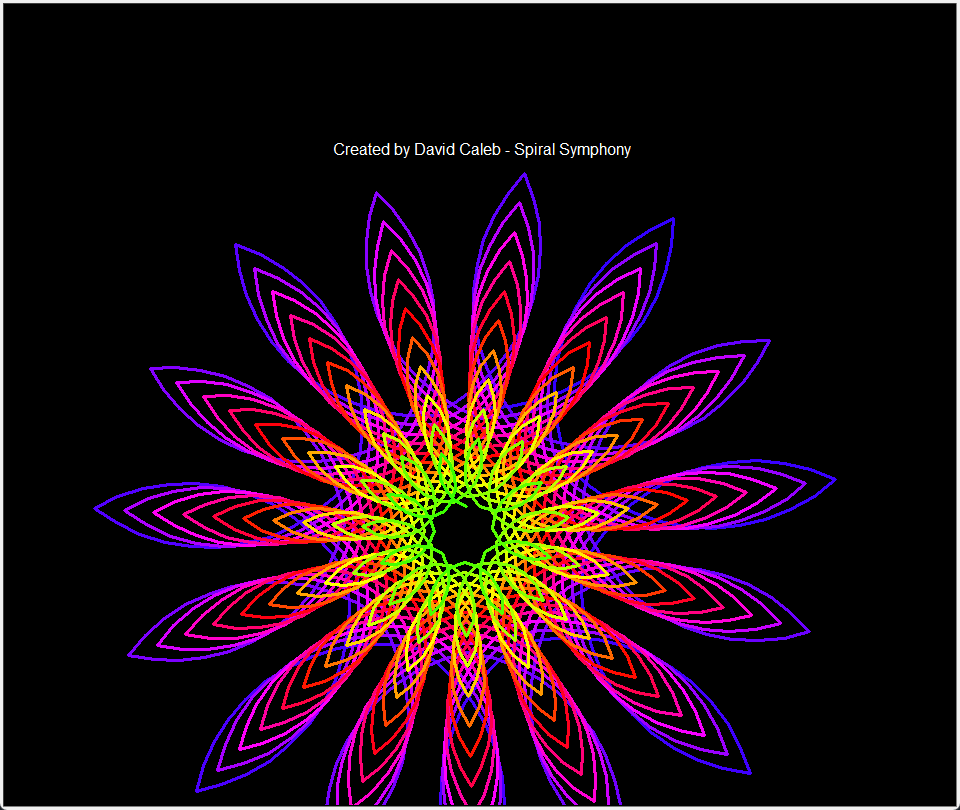

Python code for this plot:
# Import necessary libraries
import turtle
import colorsys
import tkinter as tk
from tkinter import ttk
import datetime
from PIL import ImageGrab
import os

# Turtle Drawing Function with PNG saving
def draw_art(iterations=150, pensize=2.5, color_mode='rainbow', save_image=False):
    # Setup turtle screen
    screen = turtle.Screen()
    screen.title("Spiral Symphony")
    screen.bgcolor('black')
    screen.tracer(3)
    
    # Setup turtle
    artist = turtle.Turtle()
    artist.pensize(pensize)
    artist.speed(0)
    
    h = 0.7
    for i in range(iterations):
        if color_mode == 'rainbow':
            c = colorsys.hsv_to_rgb(h, 1, 1)
        elif color_mode == 'sunset':
            c = colorsys.hsv_to_rgb(h, 0.8, 0.9)
        elif color_mode == 'neon':
            c = colorsys.hsv_to_rgb(h, 1, 0.7)
        else:
            c = (1, 1, 1)

        artist.color(c)
        h += 0.004

        radius = max(190 - i, 20)
        artist.circle(radius, 90)
        artist.left(90)
        artist.left(22)
        artist.circle(radius, 90)
        artist.left(20)

    # Add signature
    artist.penup()
    artist.goto(0, 250)
    artist.pencolor("white")
    artist.write("Created by David Caleb - Spiral Symphony", align="center", font=("Arial", 12, "normal"))
    artist.hideturtle()
    
    # Update screen to ensure all drawing is complete
    screen.update()
    
    if save_image:
        # Get the turtle canvas
        canvas = screen.getcanvas()
        
        # Generate filename
        filename = f"SpiralSymphony.png"
        
        # Save as PNG using ImageGrab
        x0 = canvas.winfo_rootx()
        y0 = canvas.winfo_rooty()
        x1 = x0 + canvas.winfo_width()
        y1 = y0 + canvas.winfo_height()
        
        ImageGrab.grab(bbox=(x0, y0, x1, y1)).save(filename)
        print(f"Image saved as {filename}")
    
    turtle.done()

# GUI with Tkinter
def launch_gui():
    def start_drawing():
        try:
            iterations = int(iterations_var.get())
            pensize = float(pensize_var.get())
            color_mode = color_var.get()
            save_img = save_var.get()

            # Close GUI if requested
            if close_var.get():
                root.after(100, root.destroy)
            
            # Start drawing
            draw_art(iterations, pensize, color_mode, save_img)

        except Exception as e:
            print(f"Error: {e}")

    root = tk.Tk()
    root.title("Spiral Symphony - Controller")
    root.geometry("400x350")
    root.configure(bg="black")

    title = tk.Label(root, text="Spiral Symphony 🎨", bg="black", fg="white", font=("Arial", 16, "bold"))
    title.pack(pady=10)

    iterations_var = tk.StringVar(value="150")
    pensize_var = tk.StringVar(value="2.5")
    color_var = tk.StringVar(value="rainbow")
    save_var = tk.BooleanVar(value=True)
    close_var = tk.BooleanVar(value=False)

    frame = tk.Frame(root, bg="black")
    frame.pack(pady=10)

    tk.Label(frame, text="Iterations:", bg="black", fg="white").grid(row=0, column=0, sticky="w")
    tk.Entry(frame, textvariable=iterations_var, width=10).grid(row=0, column=1)

    tk.Label(frame, text="Pen Size:", bg="black", fg="white").grid(row=1, column=0, sticky="w")
    tk.Entry(frame, textvariable=pensize_var, width=10).grid(row=1, column=1)

    tk.Label(frame, text="Color Mode:", bg="black", fg="white").grid(row=2, column=0, sticky="w")
    ttk.Combobox(frame, textvariable=color_var, values=["rainbow", "sunset", "neon"], width=8).grid(row=2, column=1)

    tk.Checkbutton(frame, text="Save as PNG", variable=save_var, bg="black", fg="white", selectcolor="black").grid(row=3, column=0, columnspan=2, sticky="w")
    tk.Checkbutton(frame, text="Close GUI after start", variable=close_var, bg="black", fg="white", selectcolor="black").grid(row=4, column=0, columnspan=2, sticky="w")

    btn_frame = tk.Frame(root, bg="black")
    btn_frame.pack(pady=15)

    tk.Button(btn_frame, text="Start Drawing", command=start_drawing, bg="green", fg="white", width=15).grid(row=0, column=0, padx=5)
    tk.Button(btn_frame, text="Exit", command=root.quit, bg="red", fg="white", width=10).grid(row=1, column=0, columnspan=2, pady=10)

    root.mainloop()

# Entry point
if __name__ == "__main__":
    launch_gui()